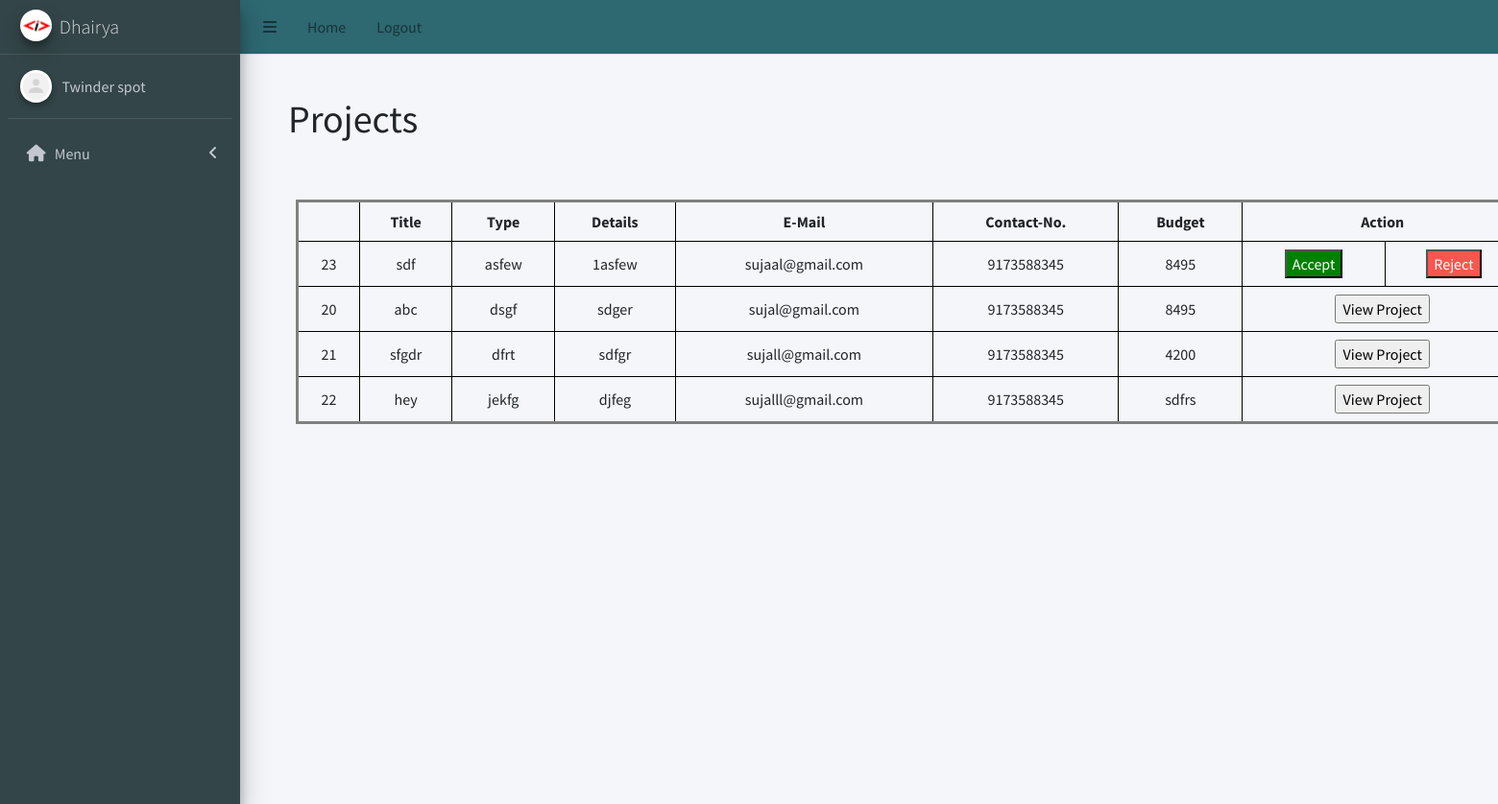
The page /freelancer/freelancer_project.php (signed in) on the database its author committed.
### tables this page shows
CREATE TABLE `freelancer_signup` (
  `id` int(255) NOT NULL,
  `username` varchar(255) NOT NULL,
  `email` varchar(255) NOT NULL,
  `contactno` varchar(255) NOT NULL,
  `password` varchar(255) NOT NULL
);

CREATE TABLE `user_project` (
  `id` int(255) NOT NULL,
  `title` varchar(255) NOT NULL,
  `type` varchar(255) NOT NULL,
  `details` varchar(255) NOT NULL,
  `email` varchar(255) NOT NULL,
  `contactno` varchar(255) NOT NULL,
  `budget` varchar(255) NOT NULL,
  `status` varchar(255) NOT NULL
);

### freelancer/freelancer_project.php (the view, shortened to what this page needs)
    <?php
        include('../Database/database_connectivity.php');
    ?>
    <!DOCTYPE html>
    <html lang="en">
    <head>
    <link rel="stylesheet" href="../css/admin_project.css">
    <link rel="stylesheet" href="../css/freelancer_project.css">
    <link rel="stylesheet" href="../src/css/adminlte.min.css">
    <link rel="stylesheet" href="https://cdnjs.cloudflare.com/ajax/libs/font-awesome/5.15.4/css/all.min.css">
    </head>
    <body class="hold-transition sidebar-mini">
    <div class="wrapper">
        <?php include 'project_header.php' ?>
        <div class="content-wrapper">
        <h1 class="head">Projects</h1>
        <?php
        $sql = "select * from user_project";
        $result = $connection->query($sql);
        ?>
        <table class="project">
            <tr>
                <th> </th>
                <th>Title</th>
                <th>Type</th>
                <th>Details</th>
                <th>E-Mail</th>
                <th>Contact-No.</th>
                <th>Budget</th>
                <th colspan=2>Action</th>
            </tr>
            <?php
if ($result->num_rows > 0) {
    while ($row = $result->fetch_assoc()) {
        echo "<tr>
                <td>" . $row["id"] . "</td>
                <td>" . $row["title"] . "</td>
                <td>" . $row["type"] . "</td>
                <td>" . $row["details"] . "</td>
                <td>" . $row["email"] . "</td>
                <td>" . $row["contactno"] . "</td>
                <td>" . $row["budget"] . "</td>";
        if ($row["status"] == "Accepted") {
            echo "<td colspan='2'>
                    <form method='POST' action='view_project.php'>
                        <input type='hidden' name='project_id' value='" . $row["id"] . "'>
                        <input type='submit' name='view' value='View Project' class='view-project'>
                    </form>
                  </td>";
        } else {
            echo "<td>
                    <form method='POST'>
                        <input type='hidden' name='project_id' value='" . $row["id"] . "'>
                        <input type='submit' name='accept' value='Accept' class='accept'>
                    </form>
                  </td>
                  <td>
                    <form method='POST'>
                        <input type='hidden' name='project_id' value='" . $row["id"] . "'>
                        <input type='submit' name='reject' value='Reject' class='reject'>
                    </form>
                  </td>";
        }
        echo "</tr>";
    }
} else {
    echo "<tr><td colspan='9'>No records found</td></tr>";
}
?>
        </table>
        </div>
    </div>
    </body>
    </html>

### freelancer/project_header.php (shortened to what this page needs)
<?php
$menuItems = [
    [
        "menuTitle" => "Menu",
        "icon" => "fas fa-home",
        "pages" => [
            ["title" => "Home", "url" => "index.php"]
        ],
    ],
];
?>
<head>
    <link href="https://cdnjs.cloudflare.com/ajax/libs/font-awesome/6.0.0-beta3/css/all.min.css" rel="stylesheet">
</head>
<nav class="main-header navbar navbar-expand navbar-white navbar-light">
    <ul class="navbar-nav">
        <li class="nav-item">
            <a class="nav-link" data-widget="pushmenu" role="button"><i class="fas fa-bars"></i></a>
        </li>
        <li class="nav-item d-none d-sm-inline-block">
            <a href="admin_home.php" class="nav-link">Home</a>
        </li>
        <li class="nav-item d-none d-sm-inline-block">
            <a onclick="logout()" class="nav-link">Logout</a>
        </li>
    </ul>
</nav>
<div class="main-header" style="padding: 0px 10px; background-color: #f4f6f9; border-bottom: none !important;">
    <div class="content-header">
    </div>
</div>
<?php
include('../Database/database_connectivity.php');
?>
     <?php
     if (isset($_SESSION['email'])) {
         $email = $_SESSION['email'];
         $query = "SELECT username FROM freelancer_signup WHERE email = '$email'";
         $stmt = $connection->prepare($query);
         $stmt->execute();
         $result = $stmt->get_result();
         if ($result->num_rows > 0) {
             $row = $result->fetch_assoc();
             $username = $row['username'];
         } else {
             $username = "Guest1";
         }
     } else {
         $username = "Guest";
     }
?>
<aside class="main-sidebar sidebar-dark-primary elevation-4">
    <a href="./" class="brand-link">
        <img src="../src/images/logo.png" alt="Admin Panel Logo" class="brand-image img-circle elevation-3">
        <span class="brand-text font-weight-light"><?php echo $username?></span>
    </a>
    <div class="sidebar">
        <div class="user-panel mt-3 pb-3 mb-3 d-flex">
            <div class="image">
                <img src="../src/images/default.png" class="img-circle elevation-2" alt="User Image">
            </div>
            <div class="info">
                <a href="./" class="d-block">Twinder spot</a>
            </div>
        </div>
        <nav class="mt-2">
            <ul class="nav nav-pills nav-sidebar flex-column" data-widget="treeview" role="menu">
                <?php foreach ($menuItems as $menuItem): ?>
                    <?php $isMenuOpen = false;
                    $isActive = false;
                    ?>
                    <li class="nav-item has-treeview <?= $isMenuOpen ? 'menu-open' : '' ?>">
                        <a class="nav-link <?= $isActive ? 'active' : '' ?>">
                            <i class="nav-icon <?= $menuItem['icon'] ?>"></i>
                            <p>
                                <?= $menuItem['menuTitle'] ?>
                                <?= !empty($menuItem['pages']) ? '<i class="right fas fa-angle-left"></i>' : '' ?>
                            </p>
                        </a>
                    </li>
                <?php endforeach; ?>
            </ul>
        </nav>
    </div>
</aside>

### css/admin_project.css (style rules this page uses)
.head { position: absolute; left: 300px; top: 100px; }
.project { top: 200px; position: absolute; left: 300px; border: 3px solid grey; margin: 0.5rem; width: 160vh; text-align: center; }
th, td { border: 1px solid #000; padding: 0.5rem; }
.accept { background-color: green; }

### css/freelancer_project.css (style rules this page uses)
.accept { background-color:#2BA84A; color:white; }
.reject { background-color:#F9564F; color:white; }

### rows shown on the page
freelancer_signup: username "Dhairya"
user_project: id "23", title "sdf", type "asfew", details "1asfew", email "sujaal@gmail.com", contactno "9173588345", budget "8495"
user_project: id "20", title "abc", type "dsgf", details "sdger", email "sujal@gmail.com", contactno "9173588345", budget "8495"
user_project: id "21", title "sfgdr", type "dfrt", details "sdfgr", email "sujall@gmail.com", contactno "9173588345", budget "4200"
user_project: id "22", title "hey", type "jekfg", details "djfeg", email "sujalll@gmail.com", contactno "9173588345", budget "sdfrs"

### other values the page prints
$menuItem['menuTitle'] "Menu"
